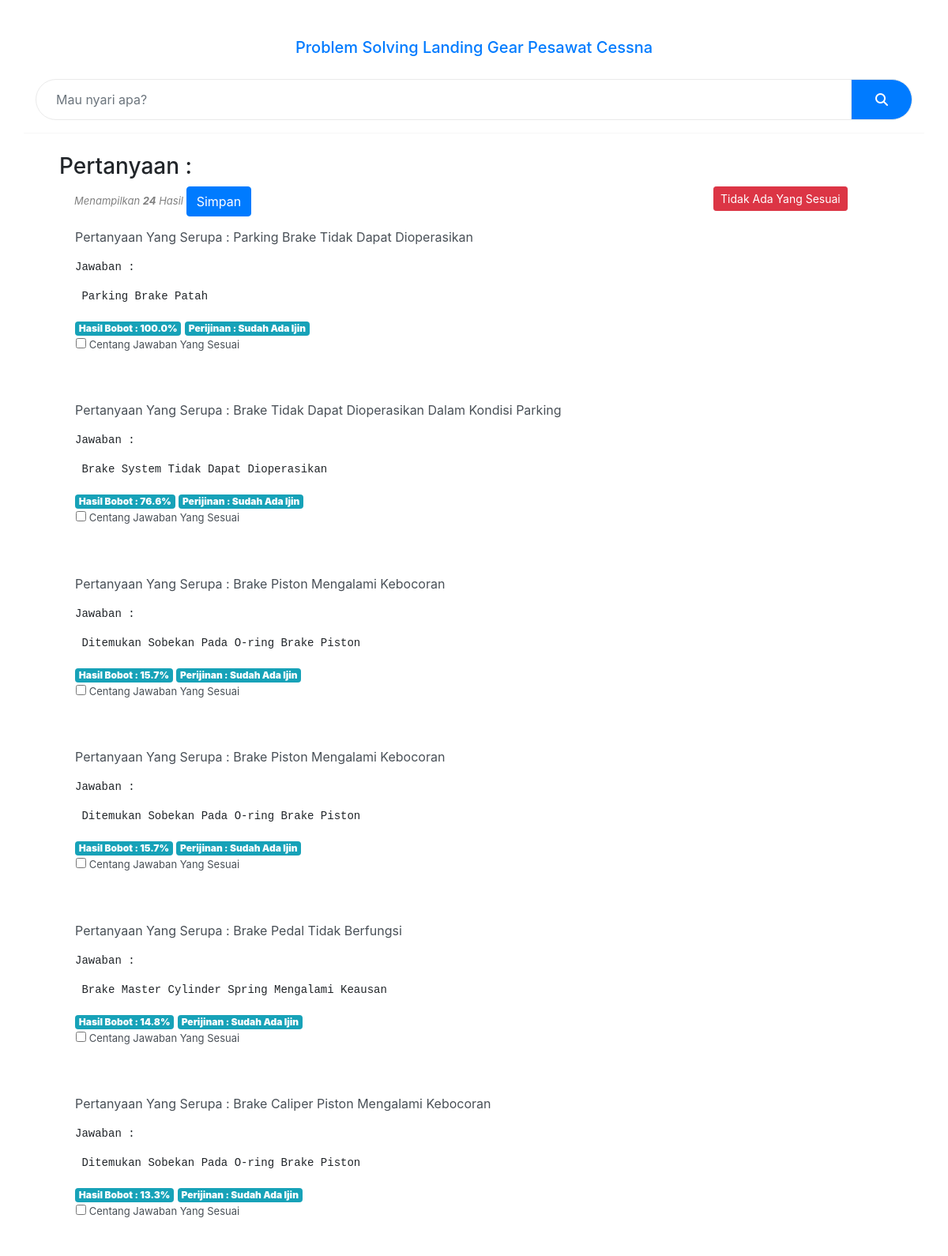
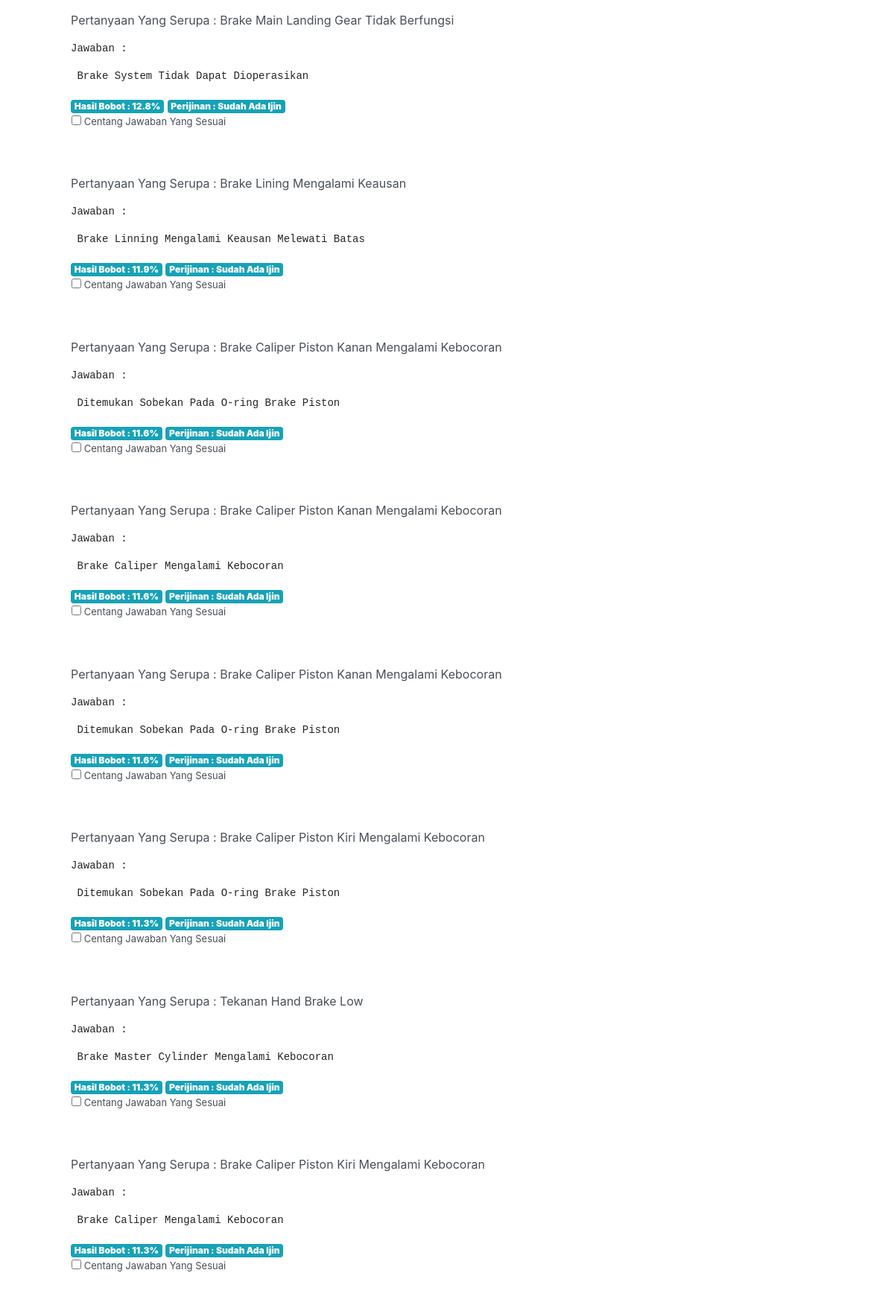
The page /result.php (upper part) on the database its author committed (2 pictures, top to bottom).
### tables this page shows
CREATE TABLE `tbberita` (
  `id` int(11) NOT NULL,
  `docu` longtext NOT NULL,
  `jawaban` longtext DEFAULT NULL,
  `ijin` varchar(255) NOT NULL
);

### fungsi.php (called while the page is built, shortened)
<?php
function rankingDoC()
{
	include "koneksi.php";
	mysqli_query($konek,"DELETE FROM simpan_hasil");
	mysqli_query($konek,"TRUNCATE TABLE simpan_hasil");
	$query_vector_keyword = mysqli_query($konek,"SELECT SUM(Bobot) AS total_bobot FROM tbkey");
	$fetch_vector_keyword = mysqli_fetch_array($query_vector_keyword);
	$panjangvektorKeyword = sqrt($fetch_vector_keyword['total_bobot']);
	$get_total_WDI = mysqli_query($konek,"SELECT Id_Doc,SUM(Hasil_p_Bobot) as total_WDI FROM `tbwdwdi` GROUP BY Id_Doc");
	 $arr = array();
	while ($row = mysqli_fetch_array($get_total_WDI)) {
		$total_WDI = $row['total_WDI'];
		$quer_get_vector_dokumen = mysqli_query($konek, "SELECT * FROM tbvektor WHERE DocId = ".$row['Id_Doc']);
		while ($fetch_vector_dokumen = mysqli_fetch_array($quer_get_vector_dokumen)) {
			$rumus = $total_WDI/($panjangvektorKeyword*$fetch_vector_dokumen['Panjang']);
			$id_dokumen = $fetch_vector_dokumen['DocId'];
			$save_to_result = mysqli_query($konek,"INSERT INTO simpan_hasil(DocId,Hasil_Bobot_Akhir) VALUES($id_dokumen,$rumus) ");
			 array_push($arr,$rumus);
		}
	}
}
function buatindex() {
		include "koneksi.php";
		mysqli_query($konek,"TRUNCATE TABLE tbindex");
		$resBerita = mysqli_query($konek,"SELECT * FROM tbberita ORDER BY id");
}
?>

### result.php (the view, shortened to what this page needs)
<!DOCTYPE html>
<html>
<head>
	<link rel="stylesheet" type="text/css" href="assets/bootstrap/dist/css/bootstrap.css">
	<link rel="stylesheet" type="text/css" href="assets/fontawesome/css/all.min.css">
</head>
<body>
	<?php
	include 'fungsi.php';
	$get_keyword_user = $_GET["cari"];
	buatindex();
	rankingDoC();
	 ?>
	<div class="container">
		<div class="row">
			<div class="col-12 pt-5" style="border-bottom: 1px solid #f7f7f7; text-align: center;">
						<a href="index.php"><h5>Problem Solving Landing Gear Pesawat Cessna</h5></a>
					<div >
						<form method="GET" action="proses_cari.php" class="" style="padding: 20px 0 0 0;">
							<div class="input-group mb-3 search_form">
							  <input type="text" class="form-control" placeholder="Mau nyari apa?" name="cari" value="<?= $get_keyword_user;  ?>">
							  <div class="input-group-append">
							    <button class="btn btn-primary" type="submit"><i class="fas fa-search"></i></button>
							  </div>
							</div>
						</form>
					</div>
			</div>
			<?php
			include "koneksi.php";
			$query = mysqli_query($konek,"SELECT tbcache.DocId,tbcache.nilai_sim,tbberita.id,tbberita.jawaban, tbberita.docu, tbberita.ijin FROM tbcache INNER JOIN tbberita ON tbcache.DocId = tbberita.Id ORDER BY nilai_sim DESC");
			$total_hasil_result = mysqli_num_rows($query);
			$query3 = mysqli_query($konek,"SELECT id FROM tbberita where docu='$get_keyword_user'");
			$row3 = mysqli_fetch_array($query3);
			$idbaru=$row3['id'];
			 ?>
			<form action="edit.php" method="get" onSubmit="return validate()">
			<div class="container">
			<div class="col-12" style="margin-top: 25px;">
				<div class="col-12">
				<h3>Pertanyaan : <?php echo $get_keyword_user; ?></h3>
					<div style="height: 40px; font-size: 13px;color: grey;margin-left: 19px;">
						<i>Menampilkan <b><?= $total_hasil_result ?></b> Hasil</i>
						<a class="btn btn-danger btn-sm right" onclick="return confirm('Yakin Tidak Ada Jawaban Yang Benar?')" href="tidakada.php?keylama=<?= $row['id']?>&idbaru=<?=$idbaru ?>">Tidak Ada Yang Sesuai</a>
						<input  class="btn btn-primary" type="submit" value="Simpan">
					</div>
					<div class="row">
						<div class="col-12">
							<div class="list-group result-list">
								<?php
									while ($row = mysqli_fetch_array($query)) {
										?>
							  <a class="list-group-item list-group-item-action flex-column align-items-start">
							  <div class="d-flex w-100 justify-content-between">
								<p>Pertanyaan Yang Serupa : <?= $row['docu'] ?></p>
							    </div>
							    <div class="d-flex w-100 justify-content-between">
							      <pre><p>Jawaban : </p> <?= $row['jawaban'] ?></pre>
							    </div>
								<small class="badge badge-info"><b>Hasil Bobot : <?= $row['nilai_sim'] ?>%</b></small>
								<small class="badge badge-info"><b>Perijinan : <?= $row['ijin'] ?></b></small>
								<table>
								<td>
									<p style="font-size: 13px;"><input type="checkbox" name="cekk[]" value="<?= $row['id']?>"> Centang Jawaban Yang Sesuai</p>
								</table>
							  </a>
								<?php
								}
								 ?>
							</div>
						</div>
					</div>
				</div>
			</div>
			</div>
		</div>
	</div>
</body>
</html>

### result.php (style rules this page uses)
.search_form input { padding: 25px; border-top-left-radius: 2em; border-bottom-left-radius: 2em; border: 1px solid #eaeaea !important; }
.search_form button { padding: 0 30px !important; border-bottom-right-radius: 2em; border-top-right-radius: 2em; border: 1px solid #eaeaea !important; }
.result-list .list-group-item { border:0px !important; margin-bottom: 20px; }
.right { float: right; }

### rows shown on the page
tbberita: docu "Parking Brake Tidak Dapat Dioperasikan", jawaban "Parking Brake Patah", nilai_sim "100.0", ijin "Sudah Ada Ijin"
tbberita: docu "Brake Tidak Dapat Dioperasikan Dalam Kondisi Parking", jawaban "Brake System Tidak Dapat Dioperasikan", nilai_sim "76.6", ijin "Sudah Ada Ijin"
tbberita: docu "Brake Piston Mengalami Kebocoran", jawaban "Ditemukan Sobekan Pada O-ring Brake Piston", nilai_sim "15.7", ijin "Sudah Ada Ijin"
tbberita: docu "Brake Piston Mengalami Kebocoran", jawaban "Ditemukan Sobekan Pada O-ring Brake Piston", nilai_sim "15.7", ijin "Sudah Ada Ijin"
tbberita: docu "Brake Pedal Tidak Berfungsi", jawaban "Brake Master Cylinder Spring Mengalami Keausan", nilai_sim "14.8", ijin "Sudah Ada Ijin"
tbberita: docu "Brake Caliper Piston Mengalami Kebocoran", jawaban "Ditemukan Sobekan Pada O-ring Brake Piston", nilai_sim "13.3", ijin "Sudah Ada Ijin"
tbberita: docu "Brake Main Landing Gear Tidak Berfungsi", jawaban "Brake System Tidak Dapat Dioperasikan", nilai_sim "12.8", ijin "Sudah Ada Ijin"
tbberita: docu "Brake Lining Mengalami Keausan", jawaban "Brake Linning Mengalami Keausan Melewati Batas", nilai_sim "11.9", ijin "Sudah Ada Ijin"
tbberita: docu "Brake Caliper Piston Kanan Mengalami Kebocoran", jawaban "Ditemukan Sobekan Pada O-ring Brake Piston", nilai_sim "11.6", ijin "Sudah Ada Ijin"
tbberita: docu "Brake Caliper Piston Kanan Mengalami Kebocoran", jawaban "Brake Caliper Mengalami Kebocoran", nilai_sim "11.6", ijin "Sudah Ada Ijin"
tbberita: docu "Brake Caliper Piston Kanan Mengalami Kebocoran", jawaban "Ditemukan Sobekan Pada O-ring Brake Piston", nilai_sim "11.6", ijin "Sudah Ada Ijin"
tbberita: docu "Brake Caliper Piston Kiri Mengalami Kebocoran", jawaban "Ditemukan Sobekan Pada O-ring Brake Piston", nilai_sim "11.3", ijin "Sudah Ada Ijin"
tbberita: docu "Tekanan Hand Brake Low", jawaban "Brake Master Cylinder Mengalami Kebocoran", nilai_sim "11.3", ijin "Sudah Ada Ijin"
tbberita: docu "Brake Caliper Piston Kiri Mengalami Kebocoran", jawaban "Brake Caliper Mengalami Kebocoran", nilai_sim "11.3", ijin "Sudah Ada Ijin"

### other values the page prints
$total_hasil_result "24"
